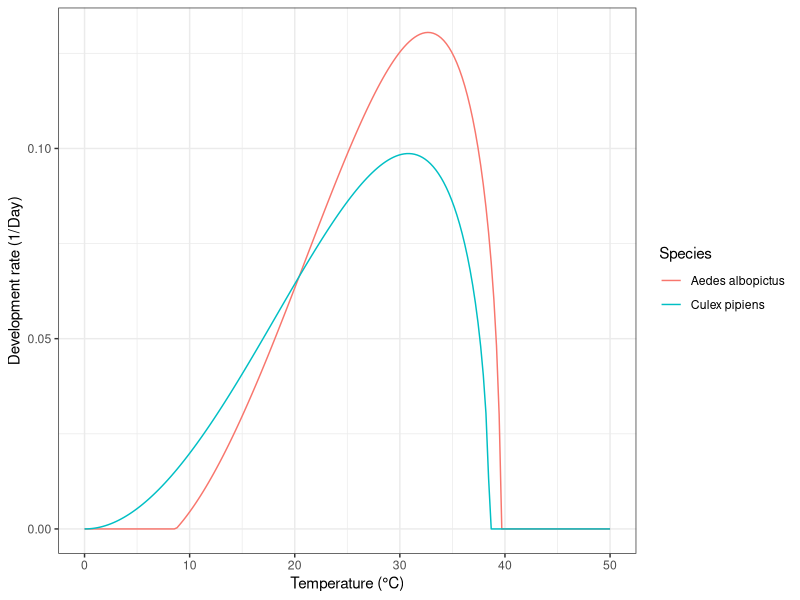

This figure's R source: (Note: this script raises an error after producing the figure.)
## ---- chunk 1
knitr::opts_chunk$set(warning = FALSE, message = FALSE) 
## ---- chunk 2
library(sf)
library(sp)
library(raster)
library(ncdf4)
library(ggplot2)
library(patchwork)
library(dplyr)
library(tidyr)
library(rnaturalearth)
library(rnaturalearthdata)


## ---- chunk 3
#Defines the briere function used to predict mosquito development
briere <- function(temp,aa,Tmin,Tmax){
  out = ifelse(aa * temp * (temp - Tmin) * (Tmax - temp)^(1 / 2) > 0,
               aa * temp * (temp - Tmin) * (Tmax - temp)^(1 / 2),  
               0)
  out = ifelse(temp <=  Tmin,0,  out)
  out = ifelse(is.na(out) == T, 0 , out)
  return(out)
}

## ---- chunk 4

#Parameters for a Briere function defining juvenile development rate for aedes albopictus
albo_Tmin <- 8.7  
albo_Tmax <- 39.6
albo_aa   <- 6.33*10^{-5 }

#Parameters for a Briere function defining juvenile development rate for Culex pipens
pipi_Tmin <- 0.1 
pipi_Tmax <- 38.5
pipi_aa   <- 3.76*10^{-5 }

## ---- chunk 5

#Defines a vector of temperatures to apply our functions over
Temps   <- seq(0,50, length = 200) 

#Applies the Briere functions to the tmperature vector
albo_out <- mapply(briere,Temps,albo_aa,albo_Tmin,albo_Tmax)
pipi_out <- mapply(briere,Temps,pipi_aa,pipi_Tmin,pipi_Tmax)

#Plots the reaction norm
rn_graph <- ggplot() +
             geom_line(aes(x = Temps, y = albo_out, col = "Aedes albopictus")) +
             geom_line(aes(x = Temps, y = pipi_out, col = "Culex pipiens")) +
              xlab("Temperature (°C)") + 
              ylab("Development rate (1/Day)") + 
  labs(colour="Species") + 
             theme_bw()

rn_graph
## ---- chunk 6
#Loads climate data
t_in_2022  <- stack("tas_2022.nc") 

#Reduces the resolution of the raster for the practical
t_2022 <- aggregate(t_in_2022, 10) 

# Plots climate data
plot(t_2022) 
## ---- chunk 7
#Calculates development over the raster for each species and outputs to a new 
#raster
albo_calc <- overlay(t_2022,fun = function(x)  
                     briere(x,albo_aa,albo_Tmin,albo_Tmax))
pipi_calc <- overlay(t_2022,fun = function(x)  
                            briere(x,pipi_aa,pipi_Tmin,pipi_Tmax))

#Converts new rater to a dataframe for plotting
albo_out <-as.data.frame(albo_calc, xy = TRUE)
pipi_out <-as.data.frame(pipi_calc, xy = TRUE)

#Pivots the dataset from wide to long so we can compare months
albo_long_df <- 
  albo_out %>%
  pivot_longer(
    c(-x, -y),
    names_to = "month",
        names_prefix = "layer.",
    values_to = "dev"
  ) 

pipi_long_df <- 
  pipi_out %>%
  pivot_longer(
    c(-x, -y),
    names_to = "month",
        names_prefix = "layer.",
    values_to = "dev"
  ) 
## ---- chunk 8
#This step may take a while, if it won't run on your computer try filtering the
#data to only contain a single month and remove "facet_wrap(month ~.) from 
#the ggplot. Alternatively increase the number in the aggreagate function 
#to down res the raster even further.
  
#Plots development rate over the UK for 2022

albo_plot <- ggplot() +
  geom_raster(data = albo_long_df,
              aes(x = (x),
                  y = (y),
                  fill = ( (as.numeric(dev *30  )))), 
                  interpolate = TRUE) +
  facet_wrap(as.integer(month) ~.) + 
  scale_fill_viridis_c(option = "plasma",
                       name = paste("Total development per month", sep = "")) +
  theme_void() +
  theme(legend.position = "bottom")  + 
  coord_equal() + labs(title="Development of Aedes albopictus by month")


pipi_plot <- ggplot() +
  geom_raster(data = pipi_long_df,
              aes(x = (x),
                  y = (y),
                  fill = ( (as.numeric(dev *30  )))), 
                  interpolate = TRUE) +
  facet_wrap(as.integer(month) ~.) + 
  scale_fill_viridis_c(option = "plasma",
                       name = paste("Total development per month", sep = "")) +
  theme_void() +
  theme(legend.position = "bottom") + 
  coord_equal()  + 
  labs(title="Development of Culex pipiens by month")


albo_plot 
pipi_plot
